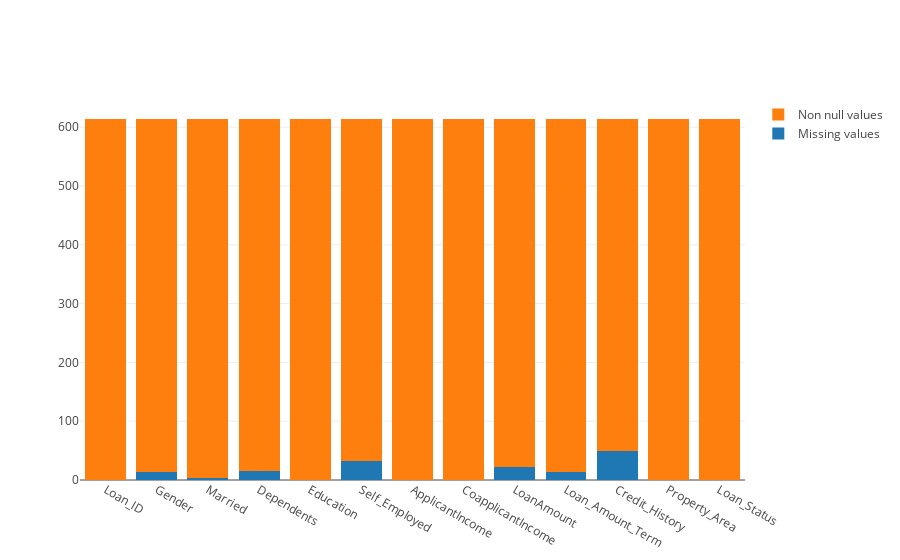

The code cell stored with this chart in its notebook:
### Code cell
#We'll use plotly from there, as it seems more efficient, more dynamic and easier to use than matplotlib

names = df2.index.tolist()

trace1 = go.Bar(
    x=names,
    y=missing_values,
    name='Missing values'
)
trace2 = go.Bar(
    x=names,
    y=non_missing_values,
    name='Non null values'
)

data = [trace1, trace2]
layout = go.Layout(
barmode='stack'
)

fig = go.Figure(data=data, layout=layout)
py.iplot(fig, filename='stacked-bar')

### Figure 1 — Plotly figure (JSON) as saved in the notebook; plotly's stock layout.template omitted (floating-point values rounded to 4 significant figures)
{"data": [{"name": "Missing values", "type": "bar", "x": ["Loan_ID", "Gender", "Married", "Dependents", "Education", "Self_Employed", "ApplicantIncome", "CoapplicantIncome", "LoanAmount", "Loan_Amount_Term", "Credit_History", "Property_Area", "Loan_Status"], "y": [0, 13, 3, 15, 0, 32, 0, 0, 22, 14, 50, 0, 0]}, {"name": "Non null values", "type": "bar", "x": ["Loan_ID", "Gender", "Married", "Dependents", "Education", "Self_Employed", "ApplicantIncome", "CoapplicantIncome", "LoanAmount", "Loan_Amount_Term", "Credit_History", "Property_Area", "Loan_Status"], "y": [614, 601, 611, 599, 614, 582, 614, 614, 592, 600, 564, 614, 614]}], "layout": {"barmode": "stack"}}
